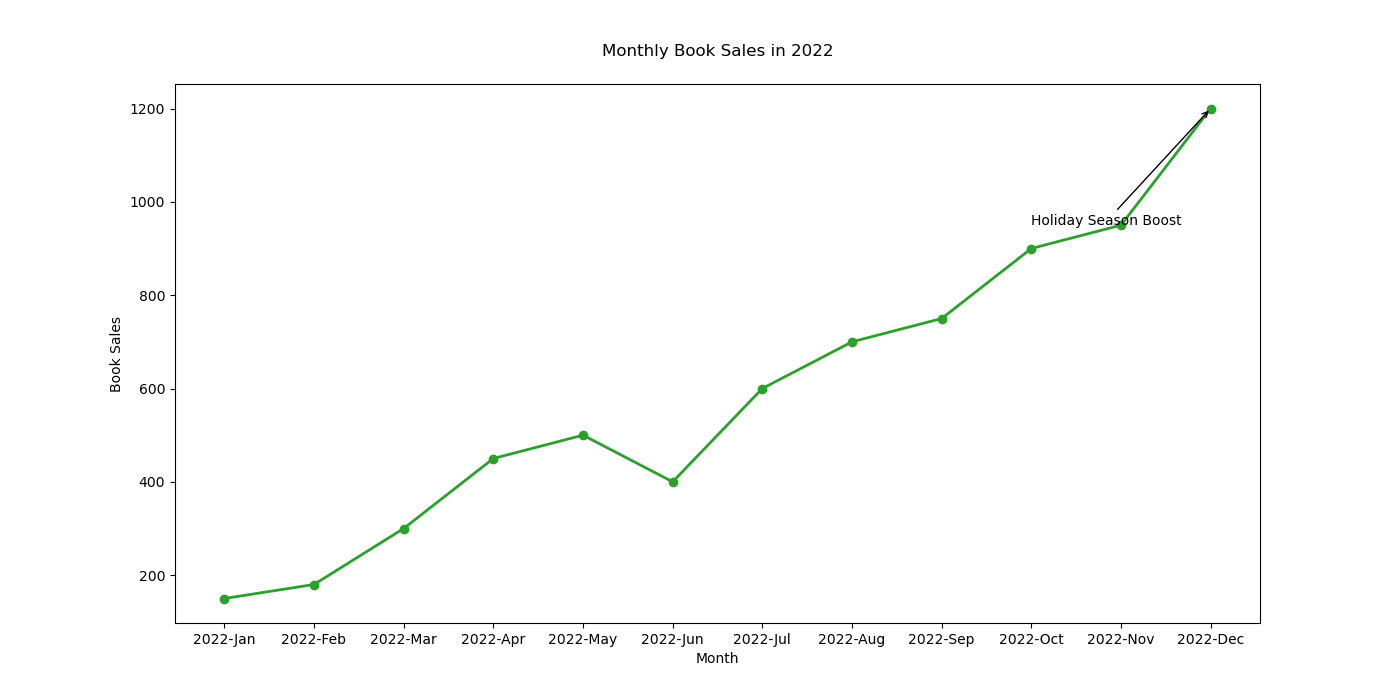

Generate this figure with Python:

import matplotlib.pyplot as plt

# Data
months = ['2022-Jan', '2022-Feb', '2022-Mar', '2022-Apr', '2022-May', '2022-Jun', '2022-Jul', '2022-Aug', '2022-Sep', '2022-Oct', '2022-Nov', '2022-Dec']
book_sales = [150, 180, 300, 450, 500, 400, 600, 700, 750, 900, 950, 1200]

# Plotting the line chart
plt.figure(figsize=(14, 7))  # Adjusted width and height
plt.plot(months, book_sales, color='#2ca02c', marker='o', linestyle='-', linewidth=2)  # Different color and marker style

# Annotate a specific point with the label
plt.annotate('Holiday Season Boost', xy=('2022-Dec', 1200), xytext=('2022-Oct', 950),
             arrowprops=dict(facecolor='#ff7f0e', arrowstyle='->'))

# Adding a title and labels
plt.title('Monthly Book Sales in 2022', pad=20)  # Changed topic and added padding
plt.xlabel('Month')
plt.ylabel('Book Sales')

# Show the plot
plt.show()
